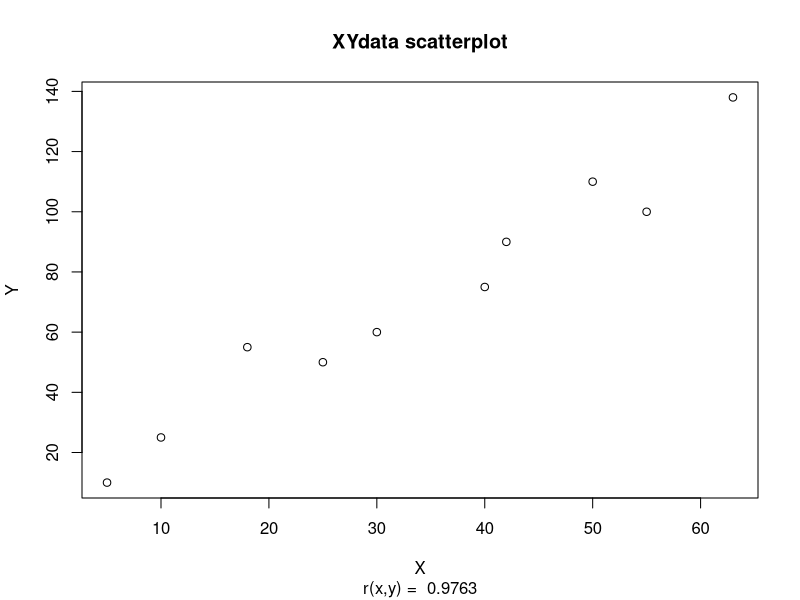

Write the R code that produced this figure.
XYdata <- read.table(header=TRUE, text="
X     Y
10    25
18    55
25    50
40    75
50    110
63    138
42    90
30    60
5     10
55    100
")

head(XYdata)  # show the first 6 entries (just checking)

statsnames     <- c('mean', 'sd')
X.stats        <- c(mean(XYdata$X), sd(XYdata$X))
names(X.stats) <- statsnames
Y.stats        <- c(mean(XYdata$Y), sd(XYdata$Y))
names(Y.stats) <- statsnames

X.stats
Y.stats

Rxy <- cor(XYdata$X, XYdata$Y)
names(Rxy) <- "r(x,y)"
Rxy

plot(XYdata, main="XYdata scatterplot", sub=paste("r(x,y) = ", signif(Rxy, 4)) )
